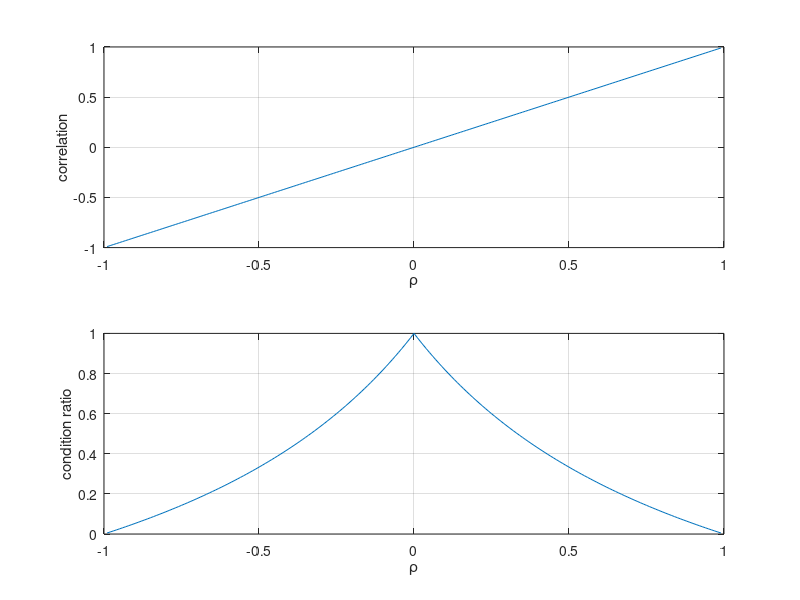

Source code (MATLAB):
clc; clear; close all
%%%%%%%%%%%%%%%%%%%%%%%%%%%%%%%%%%%%%%%%%%%%%%%%%%%%%%%%%%%%%%%%%%%%%%%%%%%%%%%%%%%%%%%%%%%%%%%%%%%%%%%%%%%%%%%%%%%%%%%%%%%%%%%%%%%%%%%%%%%
% input parameters

Mu=[0 0]';
s=[1 1];
rhos=[-.99 : .01 : .99];

%%%%%%%%%%%%%%%%%%%%%%%%%%%%%%%%%%%%%%%%%%%%%%%%%%%%%%%%%%%%%%%%%%%%%%%%%%%%%%%%%%%%%%%%%%%%%%%%%%%%%%%%%%%%%%%%%%%%%%%%%%%%%%%%%%%%%

for n=1:length(rhos)
    rho=rhos(n);
    Sigma=[s(1)^2     rho*s(1)*s(2)
        rho*s(1)*s(2)    s(2)^2];

    Covariance=Sigma;
    Standard_Deviation=sqrt(diag(Covariance));
    Correlation=diag(1./Standard_Deviation)*Covariance*diag(1./Standard_Deviation);
    
    Lambda=eig(Covariance);

    Cs(n)=Correlation(1,2);
    CRs(n)=min(Lambda)/max(Lambda);
end

figure

subplot(2,1,1)
plot(rhos,Cs)
ylim([-1 1])
grid on
xlabel('\rho')
ylabel('correlation')

subplot(2,1,2)
plot(rhos,CRs)
ylim([0 1])
grid on
xlabel('\rho')
ylabel('condition ratio')
